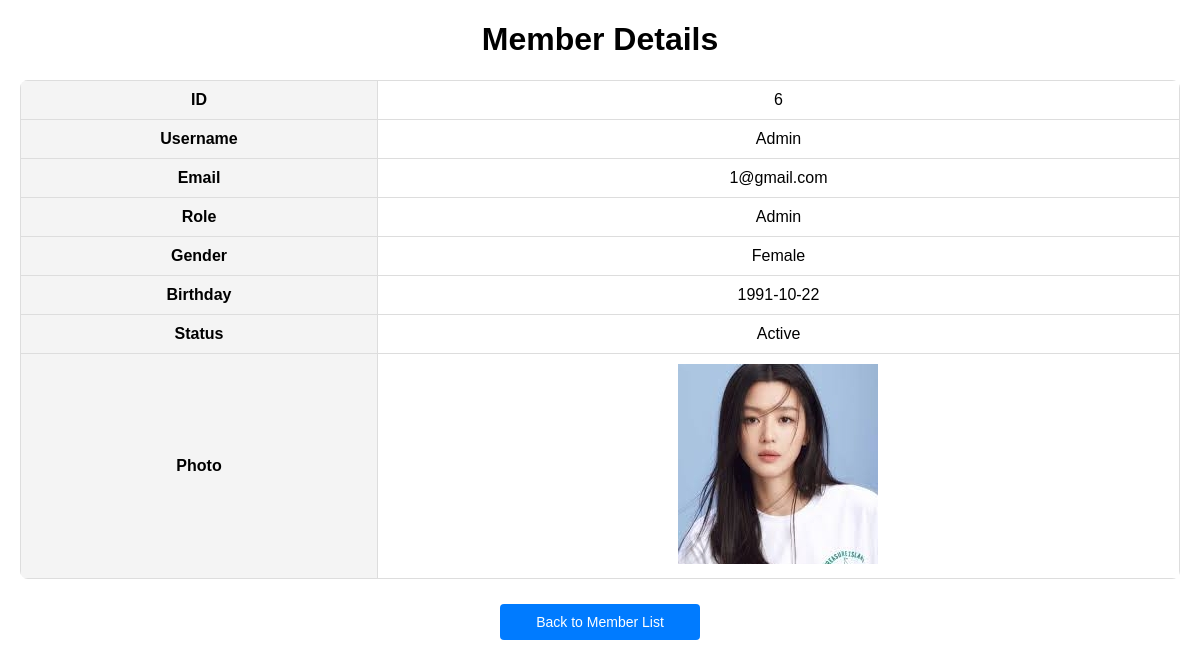
The app's page /admin/memberDetails.php?user_id=6 (signed in) with its own data.
### tables this page shows
CREATE TABLE `user` (
  `user_id` int(11) NOT NULL AUTO_INCREMENT,
  `name` varchar(100) NOT NULL,
  `email` varchar(100) NOT NULL,
  `password` varchar(100) NOT NULL,
  `gender` varchar(10) NOT NULL,
  `birthday` date NOT NULL,
  `photo` varchar(100) NOT NULL,
  `role` varchar(100) NOT NULL,
  `status` varchar(20) NOT NULL,
  `failed_attempts` int(11) DEFAULT 0,
  `last_failed_attempt` datetime DEFAULT NULL,
  `banned_until` datetime DEFAULT NULL,
  `last_login_time` datetime DEFAULT NULL,
  `login_count` int(11) DEFAULT 0,
  `last_login_event_time` datetime DEFAULT NULL,
  `deactivated_at` datetime DEFAULT NULL,
  `remember_token` varchar(64) DEFAULT NULL,
  `remember_token_expiry` datetime DEFAULT NULL,
  PRIMARY KEY (`user_id`),
  UNIQUE KEY `email` (`email`)
);

### admin/memberDetails.php (the view, shortened to what this page needs)
<?php
include '../_base.php';
include '../_head.php';
$user_id = isset($_GET['user_id']) ? trim($_GET['user_id']) : '';
$stm = $_db->prepare('SELECT * FROM user WHERE user_id = ?');
$stm->execute([$user_id]);
$member = $stm->fetch(PDO::FETCH_OBJ);
$page = isset($_GET['page']) ? (int)$_GET['page'] : 1;
$search_query = isset($_GET['search']) ? trim($_GET['search']) : '';
?>
<!DOCTYPE html>
<html lang="en">
<head>
    <link rel="stylesheet" href="../css/memberList.css">
</head>
<body>
    <div class="container">
        <h1>Member Details</h1>
        <?php if ($member): ?>
            <table>
                <tr>
                    <th>ID</th>
                    <td><?= htmlspecialchars($member->user_id) ?></td>
                </tr>
                <tr>
                    <th>Username</th>
                    <td><?= htmlspecialchars($member->name) ?></td>
                </tr>
                <tr>
                    <th>Email</th>
                    <td><?= htmlspecialchars($member->email) ?></td>
                </tr>
                <tr>
                    <th>Role</th>
                    <td><?= htmlspecialchars($member->role) ?></td>
                </tr>
                <tr>
                    <th>Gender</th>
                    <td><?= htmlspecialchars($member->gender) ?></td>
                </tr>
                <tr>
                    <th>Birthday</th>
                    <td><?= htmlspecialchars($member->birthday) ?></td>
                </tr>
                <tr>
                    <th>Status</th>
                    <td><?= htmlspecialchars($member->status) ?></td>
                </tr>
                <tr>
                    <th>Photo</th>
                    <td>
                        <?php if ($member->photo): ?>
                            <img src="../uploads/<?= htmlspecialchars($member->photo) ?>" alt="Member Photo">
                        <?php else: ?>
                            No photo available
                        <?php endif; ?>
                    </td>
                </tr>
            </table>
        <?php else: ?>
            <p>Member details not found.</p>
        <?php endif; ?>
        <div class="action-buttons">
        <a href="memberList.php?page=<?= $page ?>&search=<?= urlencode($search_query) ?>">
            <button>Back to Member List</button>
        </a>
        </div>
    </div>
</body>
</html>

### css/memberList.css (style rules this page uses)
body { font-family: Arial, sans-serif; margin: 20px; }
h1 { text-align: center; }
.container { max-width: 1200px; margin: auto; }
button { background-color: #007bff; color: white; border: none; padding: 10px; text-align: center; display: inline-block; font-size: 14px; margin: 2px 1px; cursor: pointer; border-radius: 4px; }
table { width: 100%; border-collapse: collapse; margin-bottom: 20px; border-radius: 8px; overflow: hidden; }
th, td { padding: 10px; text-align: center; border: 1px solid #ddd; }
th { background-color: #f4f4f4; }
.action-buttons { text-align: center; margin: 20px 0; }
.action-buttons a button { width: 200px; margin: 5px; }

### records on screen
user: user_id "6", name "Admin", email "1@gmail.com", role "Admin", gender "Female", birthday "1991-10-22", status "Active", photo (picture)
